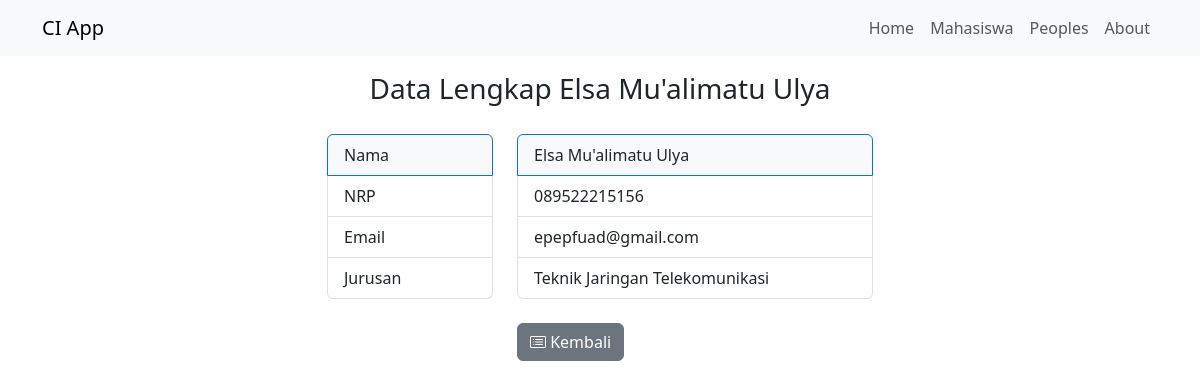
Screenshot of /mahasiswa/detail/2 with the database file from the repository.
### tables this page shows
CREATE TABLE `mahasiswa` (
  `id` int(11) NOT NULL,
  `nama` varchar(100) NOT NULL,
  `nrp` varchar(100) NOT NULL,
  `email` varchar(100) NOT NULL,
  `jurusan` varchar(100) NOT NULL
);

### application/controllers/Mahasiswa.php (called while the page is built, shortened)
<?php
class Mahasiswa extends CI_Controller
{
    public function __construct()
    {
        $this->load->model('Mahasiswa_model');
        $this->load->library('form_validation');
    }
    public function detail($id)
    {
        $data['mahasiswa'] = $this->Mahasiswa_model->getMahasiswaById($id);
        $data['judul'] = $data['mahasiswa']['nama'];
        $this->load->view('templates/header', $data);
        $this->load->view('mahasiswa/detail', $data);
        $this->load->view('templates/footer');
    }
}

### index.php (called while the page is built, shortened)
<?php
require_once BASEPATH.'core/CodeIgniter.php';

### application/models/Mahasiswa_model.php (called while the page is built, shortened)
<?php
class Mahasiswa_model extends CI_Model
{
    public function getMahasiswaById($id)
    {
        $this->db->where('id', $id);
        return $this->db->get('mahasiswa')->row_array();
    }
}

### application/views/mahasiswa/detail.php (the view)
<div class="container">
    <div class="row mt-3">
        <div class="col-md-12 text-center">
            <h3>Data Lengkap <?= $mahasiswa['nama'] ?></h3>
        </div>
    </div>
    <div class="row mt-3 justify-content-center">
        <div class="col-md-2 ">
            <ul class="list-group mt-1">
                <li class="list-group-item active bg-light text-dark">Nama</li>
                <li class="list-group-item">NRP</li>
                <li class="list-group-item">Email</li>
                <li class="list-group-item">Jurusan</li>
            </ul>
        </div>
        <div class="col-md-4 ">
            <ul class="list-group mt-1">
                <li class="list-group-item active bg-light text-dark"><?= $mahasiswa['nama'] ?></li>
                <li class="list-group-item"><?= $mahasiswa['nrp'] ?></li>
                <li class="list-group-item"><?= $mahasiswa['email'] ?></li>
                <li class="list-group-item"><?= $mahasiswa['jurusan'] ?></li>
            </ul>
        </div>
    </div>
    <div class="row justify-content-center mt-4">
        <div class="col-md-2">
            <a href="<?= base_url() ?>/mahasiswa" class="btn btn-secondary"><i class="bi bi-card-list"></i> Kembali</a>
        </div>
    </div>
</div>

### rows the page displays
mahasiswa: nama "Elsa Mu'alimatu Ulya", nrp "089522215156", email "epepfuad@gmail.com", jurusan "Teknik Jaringan Telekomunikasi"
